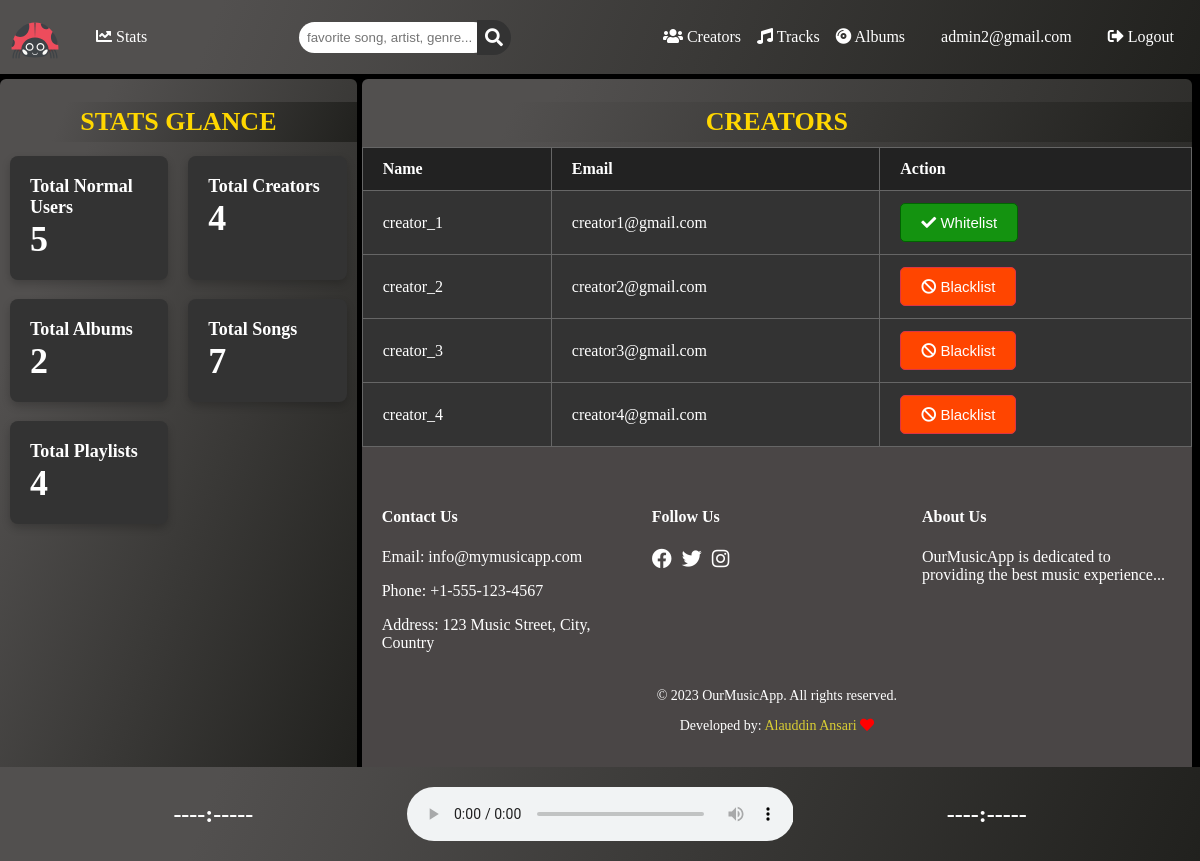
The app's page /all_creators (signed in) with its own data.
### models/user_model.py (models this page shows)
class Admin(db.Model, UserMixin):
    id = db.Column(db.String(36), primary_key=True, default=generate_uuid, unique=True)
    username = db.Column(db.String(80), nullable=False)
    email = db.Column(db.String(120), unique=True, nullable=False)
    password = db.Column(db.String(80), nullable=False)
    role = db.Column(db.String(10), nullable=False, default='admin')

class User(db.Model, UserMixin):
    id = db.Column(db.String(36), primary_key=True, default=generate_uuid, unique=True)
    username = db.Column(db.String(80), nullable=False)
    email = db.Column(db.String(120), unique=True, nullable=False)
    password = db.Column(db.String(80), nullable=False)
    role = db.Column(db.String(10), nullable=False, default='user')

### views/user_view.py (the view)
class AllCreatorsView(MethodView):
    @admin_required
    def get(self):
        creators = User.query.filter_by(role='creator').all()
        is_flagged = list()
        for creator in creators:
            flagged_creator = FlaggedCreator.query.filter_by(user_id=creator.id).first()
            if flagged_creator:
                is_flagged.append(True)
            else:
                is_flagged.append(False)
        stats_data = admin_stats()
        return render_template('creators.html', creators=creators,is_flagged=is_flagged ,stats_data=stats_data)

### extensions/extension.py (called while the page is built)
@login_manager.user_loader
def load_user(user_id):
    from models.user_model import User, Admin
    admin = Admin.query.get(str(user_id))
    if admin is not None:
        return admin
    return User.query.get(str(user_id))

### templates/creators.html
{% extends 'layout.html' %}
{% block admin_visuals %}
    <table class="data-table">
        <h1 id="heading">CREATORS</h1>
        <thead>
            <tr>
                <th>Name</th>
                <th>Email</th>
                <th>Action</th>
            </tr>
        </thead>
        <tbody>
            {% for creator in creators %}
            <tr class="data-row">
                <td>{{ creator.username }}</td>
                <td>{{ creator.email }}</td>
                <td>
                    {% if is_flagged[loop.index0] %}
                        {% set action_url = url_for('user.unflag_creator', creator_id=creator.id) %}
                        <button id="delete-btn" onclick="showConfirmation('{{ action_url }}')" style="background-color:#149310; border-color:darkgreen"><i class="fas fa-check"></i> Whitelist</button>
                    {% else %}
                        {% set action_url = url_for('user.flag_creator', creator_id=creator.id, admin_id=current_user.id) %}
                        <button onclick="showConfirmation('{{ action_url }}')" style="background-color: orangered;margin-right: 10px" id="delete-btn">
                            <i class="fas fa-ban"></i> Blacklist
                        </button>
                    {% endif %}
                </td>
            </tr>
            {% endfor %}
        </tbody>
    </table>
{% endblock %}
{% block admin_stats %}
    <br>
    <h1 id="heading">STATS GLANCE</h1>
    <br><br><br>
    <div class="grid-container">
        {% for stat in stats_data %}
            <div class="stat-container" style="animation: none;">
                <div class="stat_heading">
                    <h1>{{ stat['heading'] }}</h1>
                </div>
                <div class="stat_data">
                    <h1>{{ stat['total'] }}</h1>
                </div>
            </div>
        {% endfor %}
    </div>
{% endblock %}

### templates/layout.html (shortened to what this page needs)
<!DOCTYPE html>
<html lang="en">
<head>
    <link rel="stylesheet" href="{{ url_for('static', filename='style.css') }}">
    <link rel="stylesheet" href="https://cdnjs.cloudflare.com/ajax/libs/font-awesome/5.15.4/css/all.min.css">
</head>
<body>
    {% block navbar %}
        <nav>
            <div class="navbar">
                <div class="left">
                    {% if current_user.is_authenticated %}
                    <a id="home" href="{{ url_for('user.dashboard') }}"><img id="logo" src="{{ url_for('static', filename='images/beetle_1.svg') }}" style="height: 50px; width: 50px"></a>
                    {% endif %}
                    {% if current_user.role == 'admin' %}
                    <a id="stats" href="{{url_for('admin.admin_visuals')}}"><i class="fas fa-chart-line"></i> Stats</a>
                    {% endif %}
                </div>
                <div class="middle">
                    {% if current_user.role == 'admin' %}
                        <form action="{{ url_for('admin.admin_search') }}" method="GET" class="search-form">
                            <div class="search-container">
                                <input id="search" type="text" name="query" placeholder="favorite song, artist, genre...">
                                <button type="submit" id="search-button"><i class="fas fa-search"></i></button>
                            </div>
                        </form>
                    {% endif %}
                </div>
                <div class="right">
                    {% if current_user.role == 'admin' %}
                    <a id="Creators" href="{{url_for('user.all_creators')}}"><i class="fas fa-users"></i> Creators</a>
                    <a id="Tracks" href="{{url_for('song.all_songs', genre='all')}}"><i class="fas fa-music"></i> Tracks</a>
                    <a id="Albums" href="{{url_for('album.all_albums')}}"><i class="fas fa-compact-disc"></i> Albums</a>
                    {% endif %}
                    <a id="user_name" href="#">{{current_user.email}}</a>
                    {% if current_user.is_authenticated %}
                        <a id="logout" href="{{url_for('user.logout')}}"><i class="fas fa-sign-out-alt"></i> Logout</a>
                    {% endif %}
                </div>
            </div>
        </nav>
    {% endblock %}
    <div class="content">
        <div class="column left-column">
            {% block admin_stats %}
            {% endblock %}
        </div>
        <div class="column right-column">
            {% block flash %}
                <br>
            {% endblock %}
            {% block admin_visuals %}
            {% endblock %}
            {% block footer %}
                <footer class="site-footer">
                    <div class="footer-content">
                        <div class="contact-info">
                            <h4>Contact Us</h4>
                            <p>Email: info@mymusicapp.com</p>
                            <p>Phone: +1-555-123-4567</p>
                            <p>Address: 123 Music Street, City, Country</p>
                        </div>
                        <div class="social-media">
                            <h4>Follow Us</h4>
                            <ul class="social-links">
                                <li><a href="#"><i class="fab fa-facebook"></i></a></li>
                                <li><a href="#"><i class="fab fa-twitter"></i></a></li>
                                <li><a href="#"><i class="fab fa-instagram"></i></a></li>
                            </ul>
                        </div>
                        <div class="about">
                            <h4>About Us</h4>
                            <p>OurMusicApp is dedicated to providing the best music experience...</p>
                        </div>
                    </div>
                    <div class="site-info">
                        <p>&copy; 2023 OurMusicApp. All rights reserved.</p>
                        <p>Developed by: <a href="https://github.com/git4alauddin">Alauddin Ansari <i style="color: red" class="fas fa-heart"></i></a></p>
                    </div>
                </footer>
            {% endblock %}
        </div>
    </div>
    {% block player %}
        <div class="audio_player">
            <div class="song_info">
                <h2>----:-----</h2>
            </div>
            <div class ="player">
                <audio controls autoplay>
                    <source src="#" type="audio/mpeg">
                </audio>
            </div>
            <div class="song_info">
                <h2>----:-----</h2>
            </div>
        </div>
    {% endblock %}
</body>
</html>

### static/style.css (style rules this page uses)
.navbar { background: rgb(33,33,30); background: linear-gradient(291deg, rgba(33,33,30,1) 0%, rgba(82,80,79,1) 82%); position: fixed; top: 0; left: 0; width: 100%; background-color: #333; display: flex; align-items: center; justify-content: space-between; padding: 2px; }
.navbar .left, .navbar .middle, .navbar .right { display: flex; align-items: center; margin-right: 20px; }
.navbar a, .navbar input { color: white; text-decoration: none; padding: 8px; }
#home { margin-right: 20px; }
#profile, #user_name, #uploaded_songs, #logout { margin-left: 20px; }
#search { padding: 8px; width: 174px; border-radius: 18px; border: none; color: black; }
#search-button { background: #333; color: white; border: none; padding: 8px; margin-left: -12px; border-top-right-radius: 19px; border-bottom-right-radius: 19px; }
.search-container { display: flex; align-items: center; position: relative; }
.search-form { margin: 0; }
.navbar .middle { margin-right: 20px; }
#search-button i { font-size: 18px; }
body { background: black; }
.content { display: flex; height: 81vh; margin-top:79px; }
.left-column { background: rgb(33,33,30); background: linear-gradient(291deg, rgba(33,33,30,1) 0%, rgba(82,80,79,1) 82%); color:azure; flex: 30%; overflow: hidden; height: 100%; margin-right: 5px; margin-left: -8px; border-radius: 6px; }
.right-column { background: rgb(33,33,30); background: linear-gradient(291deg, rgba(33,33,30,1) 0%, rgba(82,80,79,1) 82%); color:azure; flex: 70%; overflow-y: auto; height: 100%; border-radius: 6px; }
#heading { background: rgb(33,33,30); background: linear-gradient(291deg, rgba(33,33,30,1) 0%, rgba(82,80,79,1) 82%); font-size: 26px; margin: 5px; padding: 5px; border-radius: 0px; text-align: center; color: gold; margin-left: 0px; margin-right: 0px; }
#delete-btn { font-size: 15px; color: #fff; background-color: #dc3545; padding: 10px 20px; border: 1px solid #dc3545; border-radius: 5px; cursor: pointer; transition: background-color 0.3s ease, color 0.3s ease; }
.data-table { width: 100%; border-collapse: collapse; color: #fff; background: #333; animation: fadeIn 0.7s ease-out; }
.data-table th, .data-table td { padding: 12px 20px; text-align: left; border: 1px solid #666; }
.data-table th { background: #222; }
.data-row { transition: background-color 0.3s; }
.common-link, .creator-link, a { text-decoration: none; color: #d9ce34; }
.audio_player { background: rgb(33,33,30); background: linear-gradient(291deg, rgba(33,33,30,1) 0%, rgba(82,80,79,1) 82%); position: fixed; bottom: 0; left: 0; width: 100%; background-color: #333; color: white; padding: 20px; box-sizing: border-box; display: flex; align-items: center; justify-content: space-between; }
.audio_player .song_info, .audio_player .player, .audio_player .add_to_playlist { flex: 1; display: flex; align-items: center; justify-content: center; }
.audio_player h2 { margin: 0; }
.audio_player .player audio { width: 100%; }
.site-footer { background-color: rgb(74, 70, 70); color: #fff; padding: 40px 20px; }
.footer-content { display: flex; justify-content: space-around; align-items: flex-start; flex-wrap: wrap; gap: 20px; }
.contact-info, .social-media, .about { flex: 1; max-width: 300px; }
.social-links { list-style: none; padding: 0; display: flex; gap: 10px; }
.social-links a { color: #fff; font-size: 20px; }
.site-info { text-align: center; margin-top: 20px; font-size: 14px; }
.grid-container { display: flex; flex-wrap: wrap; justify-content: space-between; color: #fff; margin-top: -54px; }
.stat-container { width: calc(50% - 20px); background: #333; padding: 20px; margin-bottom: 20px; box-sizing: border-box; border-radius: 8px; box-shadow: 0 4px 8px rgba(0, 0, 0, 0.2); margin: 10px; margin-top: 9px; transition: all 0.3s ease; }
.stat_heading h1 { margin: 0; font-size: 18px; }
.stat_data h1 { margin: 0; font-size: 36px; }
.stat-container { animation: fadeIn 1.3s ease-in-out; }

### records on screen
Admin: email "admin2@gmail.com"
User: username "creator_1", email "creator1@gmail.com"
User: username "creator_2", email "creator2@gmail.com"
User: username "creator_3", email "creator3@gmail.com"
User: username "creator_4", email "creator4@gmail.com"

### other values on screen
{{ stat['heading'] }} "Total Normal Users" "Total Creators" "Total Albums" "Total Songs" "Total Playlists"
{{ stat['total'] }} "5" "4" "2" "7" "4"
